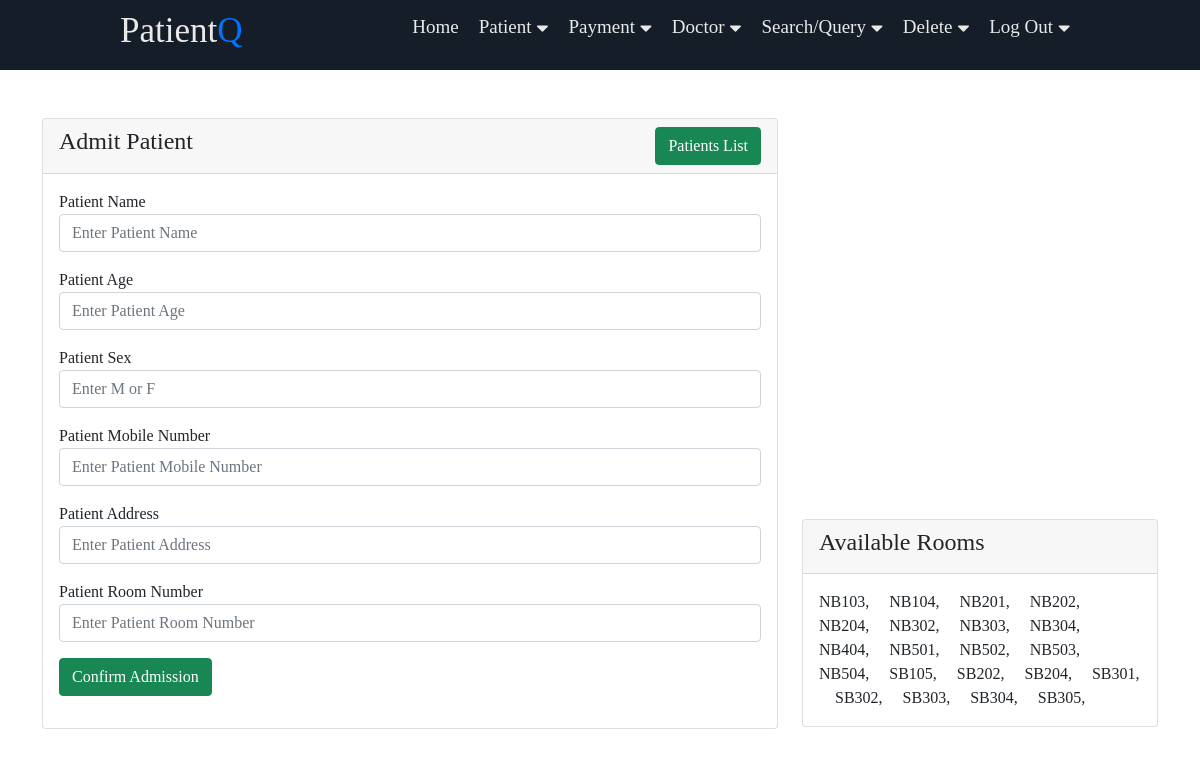
Page /v_02/patient/admit-patient.php on the committed database.
### tables this page shows
create table hospital_room (
    room_no varchar(10),
    isAvailable varchar(1),
    primary key (room_no),
    check (isAvailable = '0' or isAvailable = '1')
);

### v_02/patient/admit-patient.php (the view, shortened to what this page needs)
<?php
    include('../includes/header.php');
    include ('../roots/db-connect.php');
?>
<div class="container mt-5">
<div class="row">
    <div class="col-md-8">
        <div class="card">
            <div class="card-header">
                <h4>Admit Patient
                    <a href="search-patient.php" class = "btn btn-success float-end">Patients List</a>
                </h4>
            </div>
            <div class="card-body">
                <form action="../roots/source-codes.php" method="POST">
                    <div class="mb-3">
                        <label>Patient Name</label>
                        <input type="text" name = "p_name" class="form-control" placeholder="Enter Patient Name" required>
                    </div>
                    <div class="mb-3">
                        <label>Patient Age</label>
                        <input type="number" name = "p_age" class="form-control" placeholder="Enter Patient Age" required>
                    </div>
                    <div class="mb-3">
                        <label>Patient Sex</label>
                        <input type="text" name = "p_sex" class="form-control" placeholder="Enter M or F" required>
                    </div>
                    <div class="mb-3">
                        <label>Patient Mobile Number</label>
                        <input type="number" name = "mobile_no" class="form-control" placeholder="Enter Patient Mobile Number" required>
                    </div>
                    <div class="mb-3">
                        <label>Patient Address</label>
                        <input type="text" name = "address" class="form-control" placeholder="Enter Patient Address" required>
                    </div>
                    <div class="mb-3">
                        <label>Patient Room Number</label>
                        <input type="text" name = "room_no" class="form-control" placeholder="Enter Patient Room Number" required>
                    </div>
                    <div class="mb-3">
                        <button type="submit" name="admit_patient" class="btn btn-success">Confirm Admission</button>
                    </div>
                </form>
            </div>
        </div>
    </div>
    <div class="col-md-4" style="margin-top:401px">
        <div class="card">
            <div class="card-header">
                <h4>Available Rooms</h4>
            </div>
            <div class="card-body">
                <?php
                    $query = "SELECT room_no FROM hospital_room WHERE isAvailable = '1' AND (room_no LIKE 'NB%' OR room_no LIKE 'SB%')";
                    $query_run_available_room = mysqli_query($connect, $query);
                    if (mysqli_num_rows($query_run_available_room) > 0) {
                        foreach ($query_run_available_room as $room) {
                            ?>
                                <?= $room['room_no'] ?>, &nbsp &nbsp
                            <?php
                        }
                    } else {
                        ?>
                           No Room Available.
                        <?php
                    }
                ?>
            </div>
        </div>
    </div>
</div>
</div>
<?php
    include('../includes/footer.php');
?>

### v_02/navbar/style.css (style rules this page uses)
:root { --color-primary: #0073ff; --color-white: #e9e9e9; --color-black: #141d28; --color-black-1: #212b38; }
* { margin: 0; padding: 0; box-sizing: border-box; }
body { font-family: Trebuchet MS; }

### rows in the picture
hospital_room: room_no "NB103"
hospital_room: room_no "NB104"
hospital_room: room_no "NB201"
hospital_room: room_no "NB202"
hospital_room: room_no "NB204"
hospital_room: room_no "NB302"
hospital_room: room_no "NB303"
hospital_room: room_no "NB304"
hospital_room: room_no "NB404"
hospital_room: room_no "NB501"
hospital_room: room_no "NB502"
hospital_room: room_no "NB503"
hospital_room: room_no "NB504"
hospital_room: room_no "SB105"
hospital_room: room_no "SB202"
hospital_room: room_no "SB204"
hospital_room: room_no "SB301"
hospital_room: room_no "SB302"
hospital_room: room_no "SB303"
hospital_room: room_no "SB304"
hospital_room: room_no "SB305"
